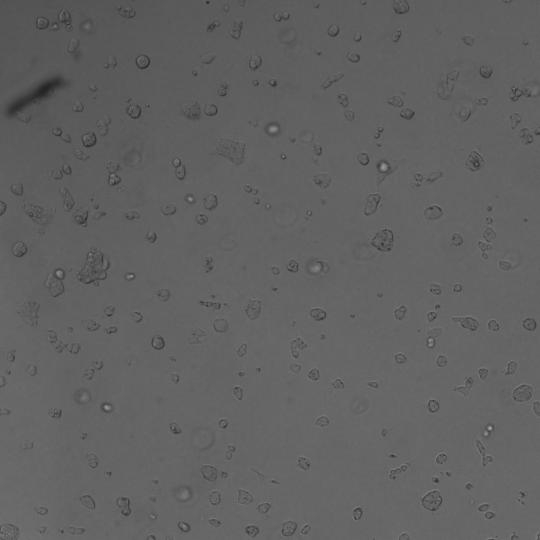
#> input picture experiment-cisplatin-drug-screen/import/images/R2C2_F10P1T0_220405-106TP24-15BME-CisGemCarbo.tiff, 1080 x 1080 px, given in place of d0r1t0_GT.png, which was not available (shown at 1/2 size); the run also reads 1 picture not shown here
$ python Detecting.py
#> lines starting #> are read from the running program, lines starting #| are printed output that depends on the picture; after the words box and inside, x2 and y2 are one past the last pixel; in counts of white or black regions, pixels touching at a corner belong together; pictures that were not available may be replaced by others from this repository, and a replacement may not be noted
#> in Test_Evaluate, groundTruthImage is the input picture: shape (1080, 1080); min 36, max 172, mean 97.1
### final/Displaying.py
import cv2 as cv
import numpy as np


def Rescale(frame, scale=0.5):
    width = int(frame.shape[1] * scale)
    height = int(frame.shape[0] * scale)
    dimensions = (width, height)

    return cv.resize(frame, dimensions, interpolation=cv.INTER_AREA)

def Display(title, img, sf=1):
    '''
    :param title: title of image display
    :param img: image to display
    :param sf: scaling factor, 0 to 1
    '''
    img = Rescale(img, sf)
    cv.imshow(title, img)


# [38 lines left out: functions DisplayImages, ConvertLabelledImageToBinary, Mask, displayingTrackedSet, not called in this run]

### final/Detecting.py
import time
import os
from datetime import datetime
import cv2 as cv
import numpy as np
from skimage.morphology import reconstruction
from skimage.filters import threshold_otsu
from Exporting import SaveData
from Displaying import Display

# temporary
from pathlib import Path
from Importing import ReadImages


# [104 lines left out: functions Smoothen, OpenAndClose, imreconstruct, CallAdaptiveThreshold, AdaptiveThreshold, not called in this run]

def mat2gray(img):
    return (img-np.amin(img))/(np.amax(img)-np.amin(img))

# [149 lines left out: functions RemoveSmallNoise, RemoveBoundaryObjects, FillHoles, SegmentWithOrganoSegPy, not called in this run]


def BinariseTo1(predictionImage, groundTruthImage):

    predictionGrayscale = cv.cvtColor(predictionImage, cv.COLOR_GRAY2BGR)
    _, predictionBinary_255 = cv.threshold(predictionGrayscale, 10, 255, cv.THRESH_BINARY)
#> predictionBinary_255: shape (1080, 1080, 3); every value is 255
    predictionBinary_1 = predictionBinary_255 / 255
#> predictionBinary_1: shape (1080, 1080, 3) float64; every value is 1

    groundTruthGrayscale = cv.cvtColor(groundTruthImage, cv.COLOR_GRAY2BGR)
    _, groundTruthBinary_255 = cv.threshold(groundTruthGrayscale, 10, 255, cv.THRESH_BINARY)
    groundTruthBinary_1 = groundTruthBinary_255 / 255

    return predictionBinary_1, groundTruthBinary_1

def Evaluate(predictionImage, groundTruthImage): #, saveImageOverlay):

    predictionBinary_1, groundTruthBinary_1 = BinariseTo1(predictionImage, groundTruthImage)

    # Count true positives, false positives and false negatives
    sumImage = cv.add(predictionBinary_1, groundTruthBinary_1)  # 0 or 1 or 2
#> sumImage: shape (1080, 1080, 3) float64; every value is 2
    truePositiveCount = np.count_nonzero(sumImage == 2)
#> truePositiveCount = 3499200

    orImage = cv.bitwise_or(predictionBinary_1, groundTruthBinary_1)  # 0 or 1, not 2

    falsePositiveImage = cv.subtract(orImage, groundTruthBinary_1)  # 0 or 1, not 2
#> falsePositiveImage: shape (1080, 1080, 3) float64; every value is 0
    falsePositiveCount = np.count_nonzero(falsePositiveImage == 1)
#> falsePositiveCount = 0

    falseNegativeImage = cv.subtract(orImage, predictionBinary_1)  # 0 or 1, not 2
    falseNegativeCount = np.count_nonzero(falseNegativeImage == 1)
#> falseNegativeCount = 0

    # Calculate scores
    f1Score = 100*2 * truePositiveCount / (2 * truePositiveCount + falsePositiveCount + falseNegativeCount)
#> f1Score = 100
    iouScore = 100*truePositiveCount/np.count_nonzero(orImage == 1)
#> iouScore = 100
    diceScore = 100*2*truePositiveCount/(np.count_nonzero(predictionBinary_1 == 1) + np.count_nonzero(groundTruthBinary_1 == 1))
#> diceScore = 100
    scores = np.array([f1Score, iouScore, diceScore])
#> scores = [100, 100, 100]
    # Convert ground truth image to RGB green
    groundTruthRGB = cv.cvtColor(groundTruthImage, cv.COLOR_GRAY2RGB)
    _, groundTruthRGB = cv.threshold(groundTruthRGB, 50, 255, cv.THRESH_BINARY)
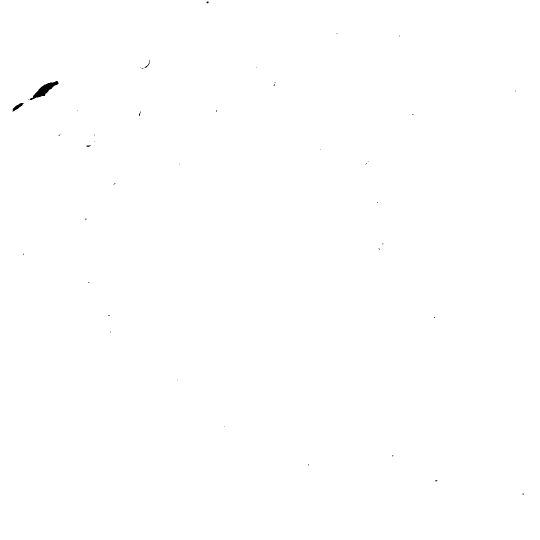
#> groundTruthRGB: shape (1080, 1080, 3) (shown at 1/2 size); 99.9% white; 41 black regions (38 under 20 px), largest, box (x1, y1, x2, y2) and area: (59, 162, 117, 200) 699, (25, 206, 47, 223) 141, (289, 120, 299, 136) 27
    groundTruthRGB[np.all(groundTruthRGB == (255, 255, 255), axis=-1)] = (0, 255, 0)
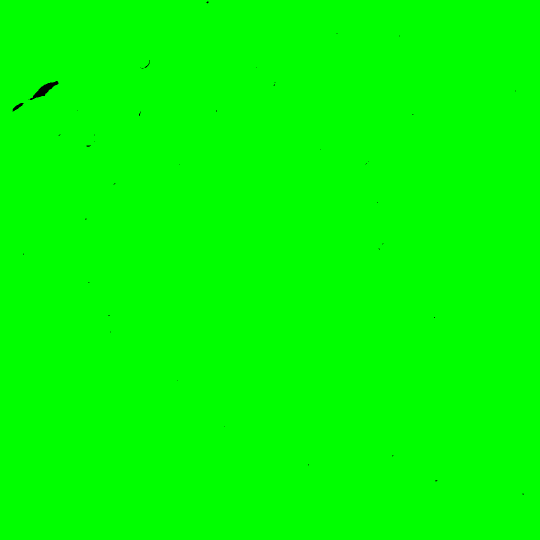
#> groundTruthRGB: shape (1080, 1080, 3) (shown at 1/2 size); mean B, G, R 0, 254.8, 0

    # Convert prediction image to RGB
    predictionRGB = cv.cvtColor(predictionImage, cv.COLOR_GRAY2RGB)

    # Generating overlay
    alpha = 0.5
    beta = 1 - alpha
    overlay = cv.addWeighted(predictionRGB, alpha, groundTruthRGB, beta, 0.0)
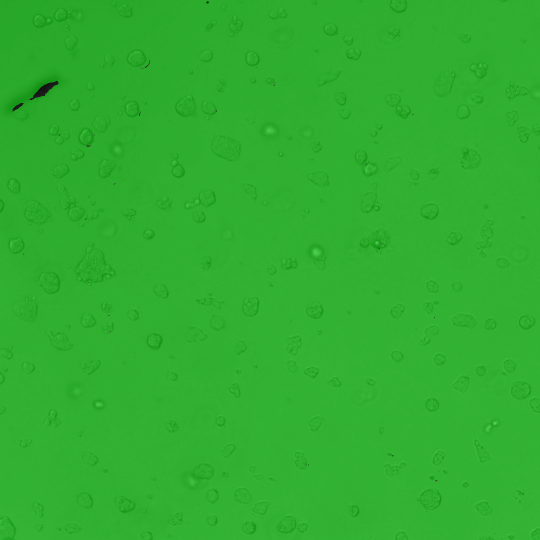
#> overlay: shape (1080, 1080, 3) (shown at 1/2 size); mean B, G, R 47.2, 174.6, 47.2


    return scores, overlay

# [17 lines left out: function Test_SegmentWithOrganoSegPy, not called in this run]

def Test_Evaluate():
    gtImageDir = '/home/franz/Documents/mep/data/for-creating-OrganoTrack/training-dataset/preliminary-gt-dataset/annotated/annotations/images/d0r1t0_GT.png'
    groundTruthImage = cv.imread(gtImageDir, cv.IMREAD_GRAYSCALE)

    predImageDir = '/home/franz/Documents/mep/data/for-creating-OrganoTrack/training-dataset/preliminary-gt-dataset/predictions/segmented-10.05.2023-15_03_26/d0r1t0.tiff'
    predImage = cv.imread(predImageDir, cv.IMREAD_GRAYSCALE)

    exportPath = Path('/home/franz/Documents/mep/data/for-creating-OrganoTrack/training-dataset/preliminary-gt-dataset/predictions')
    predImagePath = Path('/home/franz/Documents/mep/data/for-creating-OrganoTrack/training-dataset/preliminary-gt-dataset/predictions/segmented-10.05.2023-15_03_26/d0r1t0.tiff')
    saveImgOverlay = [True, exportPath, predImagePath]

    scores, overlay = Evaluate(predImage, groundTruthImage)
#> scores = [100, 100, 100]

    print(scores)
#| [100. 100. 100.]
    Display('overlay', overlay, 0.5)
#> in Rescale, `return cv.resize(frame, dimensions, interpolation=cv.INTER_AREA)`:
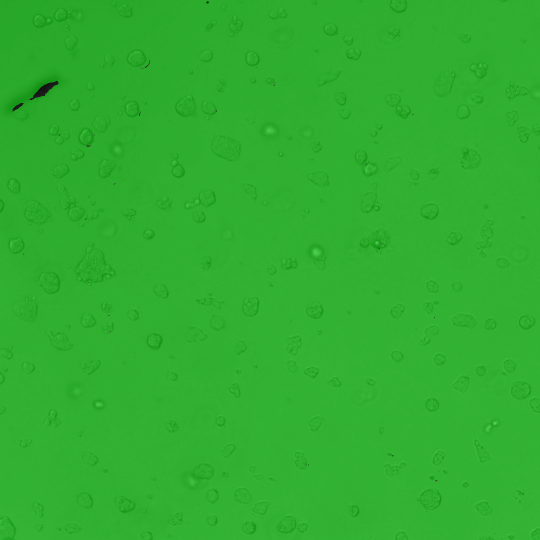
#> returned value: shape (540, 540, 3); mean of channels 0, 1, 2 47.3, 174.7, 47.3; drawn as B, G, R
    cv.waitKey(0)

if __name__ == '__main__':
    Test_Evaluate()
